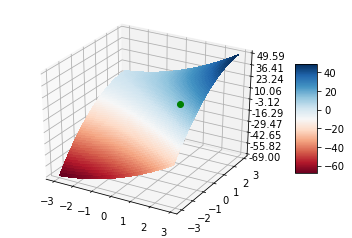

The script that drew this image:
#!/usr/bin/env python3
# -*- coding: utf-8 -*-
"""
Created on Mon Oct 30 15:23:48 2017

@author: Mike
"""

from matplotlib.ticker import LinearLocator, FormatStrFormatter
import matplotlib.pyplot as plt

def second(x, y):
    return (8*x + 12*y + (x**2) - 2*y**2)
x = arange(-3.0,3.0,0.1)
y = arange(-3.0,3.0,0.1)
X,Y = meshgrid(x, y)
Z = second(X, Y) 
fig = plt.figure()
ax = fig.gca(projection='3d')
surf = ax.plot_surface(X, Y, Z, rstride=1, cstride=1, 
                      cmap=cm.RdBu,linewidth=0, antialiased=False)

ax.plot([1],[1],'go')
ax.zaxis.set_major_locator(LinearLocator(10))
ax.zaxis.set_major_formatter(FormatStrFormatter('%.02f'))
fig.colorbar(surf, shrink=0.5, aspect=5)
plt.show()
